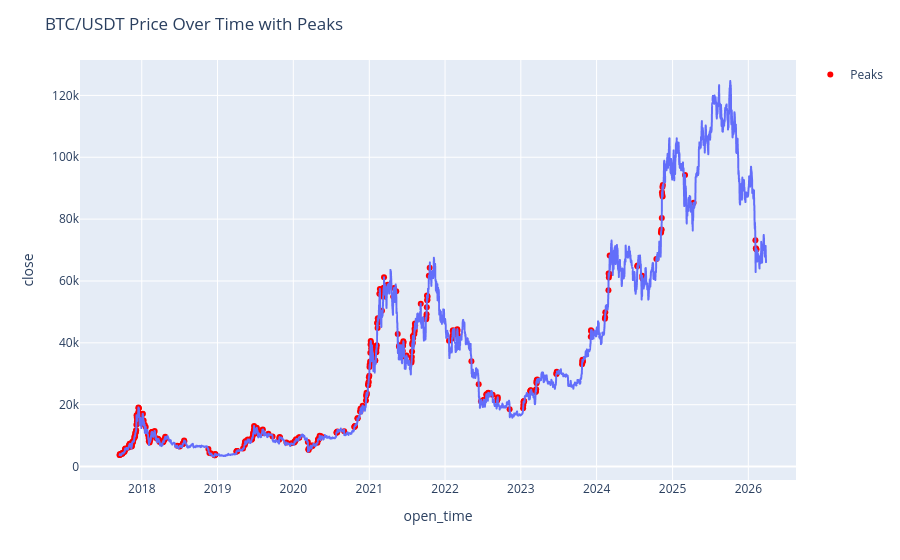

The notebook cell this image was saved under:
### Markdown cell above
**Bitcoin Price with Peak Events**

### Code cell
figure=px.line(df,x="open_time", y="close")

peaks = df[df["target"] == 1]

figure.add_scatter(
    x=peaks["open_time"], 
    y=peaks["close"],
    mode="markers",
    marker=dict(color="red", size=6),
    name="Peaks"
    )
figure.update_layout(title="BTC/USDT Price Over Time with Peaks")
figure.show()

### Figure 1 — Plotly figure (JSON) as saved in the notebook; plotly's stock layout.template omitted (floating-point values rounded to 4 significant figures; data arrays with more than 128 entries replaced by an {"elided": "..."} marker saying what was removed)
{"data": [{"hovertemplate": "open_time=%{x}<br>close=%{y}<extra></extra>", "legendgroup": "", "line": {"color": "#636efa", "dash": "solid"}, "marker": {"symbol": "circle"}, "mode": "lines", "name": "", "showlegend": false, "type": "scattergl", "x": {"elided": "3115 str values"}, "xaxis": "x", "y": {"elided": "3115 float values"}, "yaxis": "y"}, {"marker": {"color": "red", "size": 6}, "mode": "markers", "name": "Peaks", "type": "scatter", "x": {"elided": "380 str values"}, "y": {"elided": "380 float values"}}], "layout": {"legend": {"tracegroupgap": 0}, "margin": {"t": 60}, "title": {"text": "BTC/USDT Price Over Time with Peaks"}, "xaxis": {"anchor": "y", "domain": [0, 1], "title": {"text": "open_time"}}, "yaxis": {"anchor": "x", "domain": [0, 1], "title": {"text": "close"}}}}
